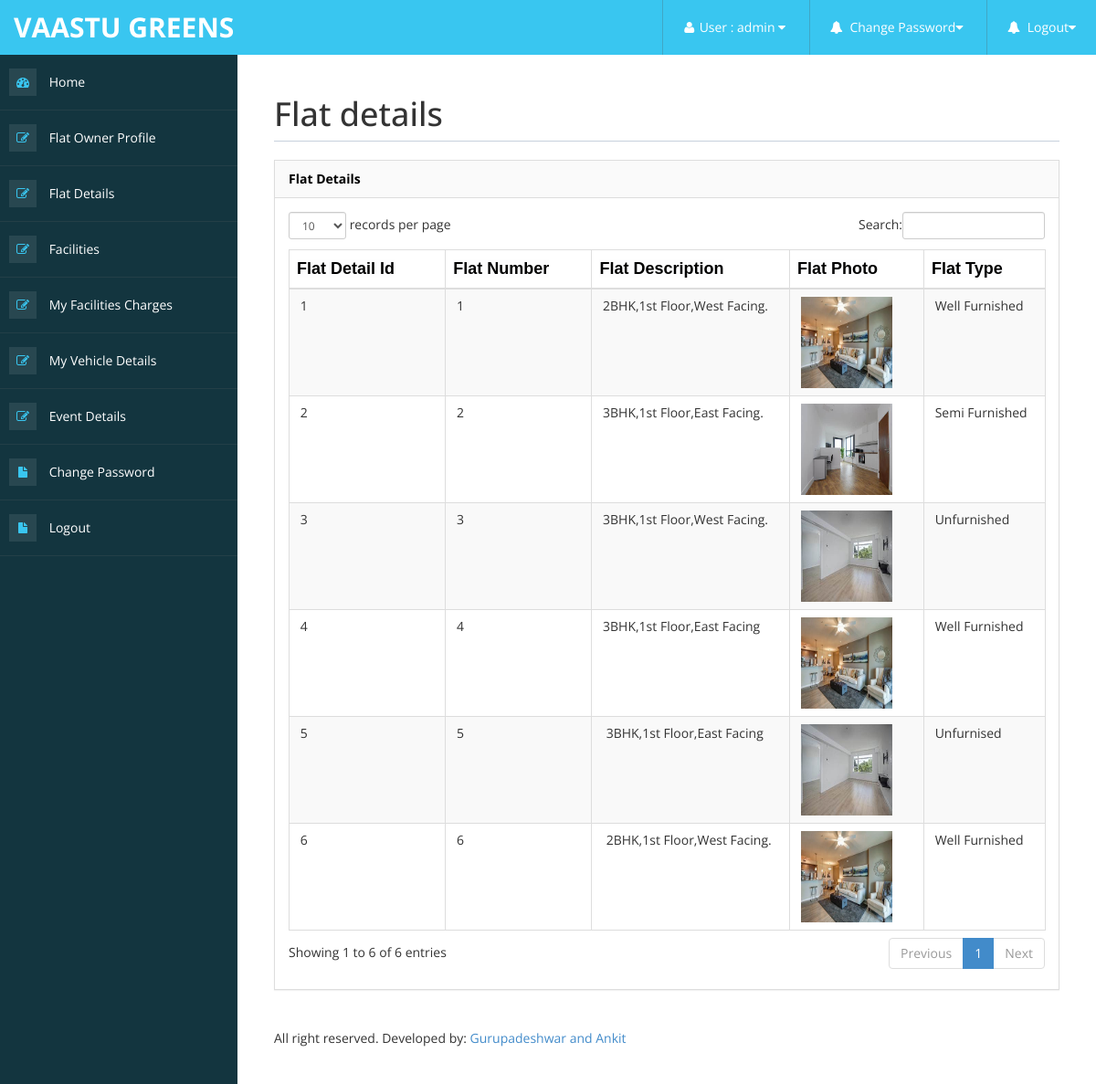
The app's page /owner/flat_details_view.php (signed in) with its own data.
### tables this page shows
CREATE TABLE `flat_details` (
  `Flat_detail_id` int(10) NOT NULL,
  `Flat_number` int(10) NOT NULL,
  `Flat_description` varchar(100) NOT NULL,
  `flat_photo` varchar(200) NOT NULL,
  `flat_type` varchar(15) NOT NULL
);

### owner/flat_details_view.php (the view, shortened to what this page needs)
<!DOCTYPE html>
<html xmlns="http://www.w3.org/1999/xhtml">
<head>
<?php include('metadata.php');?>
<?php include('header.php');?>
<?php include('sidebar.php');?>
</head>
<body>
        <div id="page-wrapper" >
            <div id="page-inner">
			 <div class="row">
                    <div class="col-md-12">
                        <h1 class="page-header">
                            Flat details
                        </h1>
                    </div>
                </div>
              <div class="row">
                <div class="col-md-12">
                    <div class="panel panel-default">
                        <div class="panel-heading">
                             Flat  Details
                        </div>
                        <div class="panel-body">
                            <div class="table-responsive">
    <table class="table table-striped table-bordered table-hover" id="dataTables-example">
     <thead>
    <tr>
      <th width="250"><span style="color: rgb(0, 0, 0); font-family: sans-serif; font-size: large; font-style: normal; font-variant-ligatures: normal; font-variant-caps: normal; font-weight: 700; letter-spacing: normal; orphans: 2; text-align: left; text-indent: 0px; text-transform: none; white-space: nowrap; widows: 2; word-spacing: 0px; -webkit-text-stroke-width: 0px; background-color: rgb(253, 253, 254); text-decoration-thickness: initial; text-decoration-style: initial; text-decoration-color: initial; display: inline !important; float: none;">Flat Detail Id</span></th>
      <th width="220"><span style="color: rgb(0, 0, 0); font-family: sans-serif; font-size: large; font-style: normal; font-variant-ligatures: normal; font-variant-caps: normal; font-weight: 700; letter-spacing: normal; orphans: 2; text-align: left; text-indent: 0px; text-transform: none; white-space: nowrap; widows: 2; word-spacing: 0px; -webkit-text-stroke-width: 0px; background-color: rgb(253, 253, 254); text-decoration-thickness: initial; text-decoration-style: initial; text-decoration-color: initial; display: inline !important; float: none;">Flat Number</span></th>
      <th width="327"><span style="color: rgb(0, 0, 0); font-family: sans-serif; font-size: large; font-style: normal; font-variant-ligatures: normal; font-variant-caps: normal; font-weight: 700; letter-spacing: normal; orphans: 2; text-align: left; text-indent: 0px; text-transform: none; white-space: nowrap; widows: 2; word-spacing: 0px; -webkit-text-stroke-width: 0px; background-color: rgb(253, 253, 254); text-decoration-thickness: initial; text-decoration-style: initial; text-decoration-color: initial; display: inline !important; float: none;">Flat Description</span></th>
      <th width="182"><span style="color: rgb(0, 0, 0); font-family: sans-serif; font-size: large; font-style: normal; font-variant-ligatures: normal; font-variant-caps: normal; font-weight: 700; letter-spacing: normal; orphans: 2; text-align: left; text-indent: 0px; text-transform: none; white-space: nowrap; widows: 2; word-spacing: 0px; -webkit-text-stroke-width: 0px; background-color: rgb(253, 253, 254); text-decoration-thickness: initial; text-decoration-style: initial; text-decoration-color: initial; display: inline !important; float: none;">Flat Photo</span></th>
      <th width="179"><span style="color: rgb(0, 0, 0); font-family: sans-serif; font-size: large; font-style: normal; font-variant-ligatures: normal; font-variant-caps: normal; font-weight: 700; letter-spacing: normal; orphans: 2; text-align: left; text-indent: 0px; text-transform: none; white-space: nowrap; widows: 2; word-spacing: 0px; -webkit-text-stroke-width: 0px; background-color: rgb(253, 253, 254); text-decoration-thickness: initial; text-decoration-style: initial; text-decoration-color: initial; display: inline !important; float: none;">Flat Type</span></th>
     </tr>
	</thead>
	<tbody>
    <?php
	include("../db_connect/db_connect.php");
	$sl_no=1;
	$sql="select * from flat_details";
	$res=mysqli_query($conn,$sql);
	while($row=mysqli_fetch_array($res))
	{
	?>
	<tr>
      <td>&nbsp;<?php echo $sl_no++;?></td>
      <td>&nbsp;<?php echo $row['Flat_number'];?></td>
      <td>&nbsp;<?php echo $row['Flat_description'];?></td>
	  <td>&nbsp;<img src="../images/<?php echo $row['flat_photo'];?>" width="100" height="100"</td>
      <td>&nbsp;<?php echo $row['flat_type'];?></td>
   </tr>
	<?php
	}
	?>
	</tbody>
  </table>
 </div>
                        </div>
                    </div>
                <?php include('footer.php');?>
			    </div>
</body>
</html>

### owner/assets/css/custom-styles.css (style rules this page uses)
body { font-family: 'Open Sans', sans-serif; }
#page-wrapper { padding: 15px 15px; min-height: 600px; background: #FFFFFF; }
#page-inner { width:100%; margin:10px 20px 10px 0px; background-color:transparent; padding:10px; min-height:1200px; }
h1, .h1, h2, .h2, h3, .h3 { margin-top: 7px; margin-bottom: -5px; }
.panel { border-radius:0px; }
.page-header { padding-bottom: 9px; margin: 10px 0 20px; border-bottom: 1px solid #C7D1DD; }
.panel-default > .panel-heading { color: #000; background-color: #FFFFFF; border-color: #ddd; font-weight:bold; background: #FAFAFA; }
@media (min-width:768px) { #page-wrapper { margin: 0 0 0 260px; padding: 15px 30px; min-height: 1200px; } }

### records on screen
flat_details: Flat_number "1", Flat_description "2BHK,1st Floor,West Facing.", flat_photo (picture), flat_type "Well Furnished"
flat_details: Flat_number "2", Flat_description "3BHK,1st Floor,East Facing.", flat_photo (picture), flat_type "Semi Furnished"
flat_details: Flat_number "3", Flat_description "3BHK,1st Floor,West Facing.", flat_photo (picture), flat_type "Unfurnished"
flat_details: Flat_number "4", Flat_description "3BHK,1st Floor,East Facing", flat_photo (picture), flat_type "Well Furnished"
flat_details: Flat_number "5", Flat_description "3BHK,1st Floor,East Facing", flat_photo (picture), flat_type "Unfurnised"
flat_details: Flat_number "6", Flat_description "2BHK,1st Floor,West Facing.", flat_photo (picture), flat_type "Well Furnished"

### other values on screen
$_SESSION['uname'] "admin"
